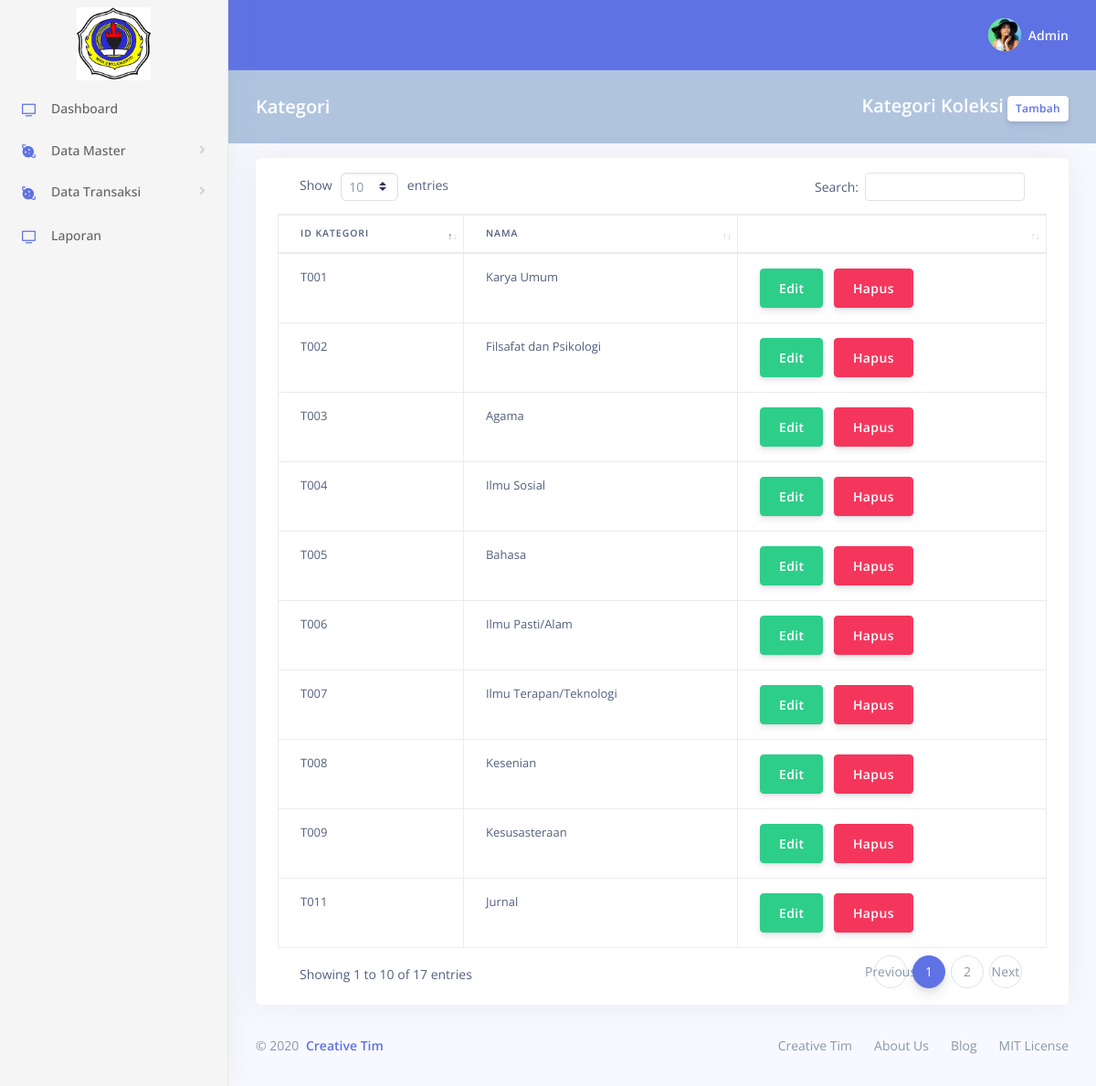
/admin/MKategori.php, run on the app's committed database.
### tables this page shows
CREATE TABLE `kategori` (
  `id_kategori` varchar(10) NOT NULL,
  `nama_kategori` varchar(100) NOT NULL
);

### admin/MKategori.php (the view, shortened to what this page needs)
<!DOCTYPE html>
<html>
<head>
<?php include "css-script.php"; ?>
</head>
<body>
	<?php include "sidebar.php"; ?>
	<div class="main-content" id="panel">
		<?php include "navbar.php"; ?>
		<div class="header " style="background-color: #B0C4DE !important">
			<div class="container-fluid">
				<div class="header-body">
					<div class="row align-items-center py-4">
						<div class="col-lg-6 col-7">
							<h6 class="h2 text-white d-inline-block mb-0">Kategori</h6>
						</div>
						<div class="col-lg-6 col-5 text-right">
							<h6 class="h2 text-white d-inline-block mb-0">Kategori Koleksi</h6>
							<a href="#" class="btn btn-sm btn-neutral" data-toggle="modal"
								data-target="#ModalTambahKategori">Tambah</a>
						</div>
					</div>
				</div>
			</div>
		</div>
		<div class="container-fluid mt-3">
			<div class="row">
				<div class="col-xl-12 col-md-12">
					<div class="card card-stats">
						<div class="card-body table-responsive">
							<table id="Tabel2" class="table table-bordered">
								<thead>
									<tr>
										<th>ID Kategori</th>
										<th>Nama</th>
										<th></th>
									</tr>
								</thead>
								<tbody>
									<?php
					$query = mysqli_query($conn, "SELECT * from kategori ");
					while ($row = mysqli_fetch_array($query)) {
					?>
									<tr>
										<td><?php echo $row['id_kategori'] ?></td>
										<td><?php echo $row['nama_kategori'] ?></td>
										<td><button class="btn btn-success btnEditKat" data-toggle="modal"
												data-target="#ModalEditKategori"
												data-id="<?php echo $row['id_kategori'] ?>">Edit</button>
												<button class="btn btn-danger btnHapusKat" data-toggle="modal"
												data-target="#ModalHapusKategori"
												data-id="<?php echo $row['id_kategori'] ?>">Hapus</button></td>
									</tr>
									<?php } ?>
								</tbody>
							</table>
						</div>
					</div>
				</div>
			</div>
			<?php include "footer.php"; ?>
		</div>
	</div>
</body>
</html>

### data on the page
kategori: id_kategori "T001", nama_kategori "Karya Umum"
kategori: id_kategori "T002", nama_kategori "Filsafat dan Psikologi"
kategori: id_kategori "T003", nama_kategori "Agama"
kategori: id_kategori "T004", nama_kategori "Ilmu Sosial"
kategori: id_kategori "T005", nama_kategori "Bahasa"
kategori: id_kategori "T006", nama_kategori "Ilmu Pasti/Alam"
kategori: id_kategori "T007", nama_kategori "Ilmu Terapan/Teknologi"
kategori: id_kategori "T008", nama_kategori "Kesenian"
kategori: id_kategori "T009", nama_kategori "Kesusasteraan"
kategori: id_kategori "T011", nama_kategori "Jurnal"
